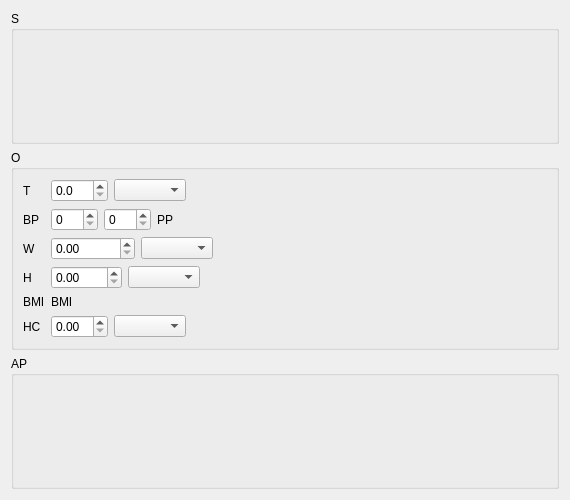
<?xml version="1.0" encoding="UTF-8"?>
<ui version="4.0">
 <class>BaseWidgets::Internal::BaseFormWidget</class>
 <widget class="QWidget" name="BaseWidgets::Internal::BaseFormWidget">
  <property name="geometry">
   <rect>
    <x>0</x>
    <y>0</y>
    <width>570</width>
    <height>500</height>
   </rect>
  </property>
  <property name="windowTitle">
   <string/>
  </property>
  <layout class="QGridLayout" name="gridLayout_4">
   <item row="0" column="0">
    <widget class="QGroupBox" name="subjectiveGroup">
     <property name="title">
      <string>S</string>
     </property>
     <layout class="QGridLayout" name="gridLayout_2">
      <item row="0" column="0">
       <layout class="QVBoxLayout" name="subjectiveLayout"/>
      </item>
     </layout>
    </widget>
   </item>
   <item row="1" column="0">
    <widget class="QGroupBox" name="objectiveGroup">
     <property name="title">
      <string>O</string>
     </property>
     <layout class="QGridLayout" name="gridLayout_1">
      <item row="0" column="0">
       <layout class="QFormLayout" name="formLayout">
        <property name="fieldGrowthPolicy">
         <enum>QFormLayout::FieldsStayAtSizeHint</enum>
        </property>
        <item row="1" column="0">
         <widget class="QLabel" name="bloodPressureLabel">
          <property name="text">
           <string>BP</string>
          </property>
         </widget>
        </item>
        <item row="1" column="1">
         <layout class="QHBoxLayout" name="horizontalLayout">
          <item>
           <widget class="QSpinBox" name="bloodPressureSystolicValue">
            <property name="maximum">
             <number>300</number>
            </property>
            <property name="singleStep">
             <number>10</number>
            </property>
           </widget>
          </item>
          <item>
           <widget class="QSpinBox" name="bloodPressureDiastolicValue">
            <property name="maximum">
             <number>300</number>
            </property>
            <property name="singleStep">
             <number>10</number>
            </property>
           </widget>
          </item>
          <item>
           <widget class="QLabel" name="bloodPressurePulseValue">
            <property name="text">
             <string>PP</string>
            </property>
           </widget>
          </item>
         </layout>
        </item>
        <item row="2" column="0">
         <widget class="QLabel" name="weightLabel">
          <property name="text">
           <string>W</string>
          </property>
         </widget>
        </item>
        <item row="2" column="1">
         <layout class="QHBoxLayout" name="horizontalLayout_3">
          <item>
           <widget class="QDoubleSpinBox" name="weightValue">
            <property name="maximum">
             <double>1000000.000000000000000</double>
            </property>
           </widget>
          </item>
          <item>
           <widget class="QComboBox" name="weightUnit"/>
          </item>
         </layout>
        </item>
        <item row="3" column="0">
         <widget class="QLabel" name="heightLabel">
          <property name="text">
           <string>H</string>
          </property>
         </widget>
        </item>
        <item row="3" column="1">
         <layout class="QHBoxLayout" name="horizontalLayout_4">
          <item>
           <widget class="QDoubleSpinBox" name="heightValue">
            <property name="maximum">
             <double>1000.000000000000000</double>
            </property>
           </widget>
          </item>
          <item>
           <widget class="QComboBox" name="heightUnit"/>
          </item>
         </layout>
        </item>
        <item row="4" column="0">
         <widget class="QLabel" name="bmiLabel">
          <property name="text">
           <string>BMI</string>
          </property>
         </widget>
        </item>
        <item row="4" column="1">
         <widget class="QLabel" name="bmiValue">
          <property name="text">
           <string>BMI</string>
          </property>
         </widget>
        </item>
        <item row="5" column="0">
         <widget class="QLabel" name="headCircumferenceLabel">
          <property name="text">
           <string>HC</string>
          </property>
         </widget>
        </item>
        <item row="5" column="1">
         <layout class="QHBoxLayout" name="horizontalLayout_5">
          <item>
           <widget class="QDoubleSpinBox" name="headCircumferenceValue"/>
          </item>
          <item>
           <widget class="QComboBox" name="headCircumferenceUnit"/>
          </item>
         </layout>
        </item>
        <item row="0" column="0">
         <widget class="QLabel" name="temperatureLabel">
          <property name="text">
           <string>T</string>
          </property>
         </widget>
        </item>
        <item row="0" column="1">
         <layout class="QHBoxLayout" name="horizontalLayout_6">
          <item>
           <widget class="QDoubleSpinBox" name="temperatureValue">
            <property name="decimals">
             <number>1</number>
            </property>
            <property name="maximum">
             <double>150.000000000000000</double>
            </property>
           </widget>
          </item>
          <item>
           <widget class="QComboBox" name="temperatureUnit"/>
          </item>
         </layout>
        </item>
       </layout>
      </item>
      <item row="0" column="1">
       <layout class="QVBoxLayout" name="objectiveLayout"/>
      </item>
     </layout>
    </widget>
   </item>
   <item row="2" column="0">
    <widget class="QGroupBox" name="assessmentPlanGroup">
     <property name="title">
      <string>AP</string>
     </property>
     <layout class="QGridLayout" name="gridLayout_3">
      <item row="0" column="0">
       <layout class="QHBoxLayout" name="assessmentLayout"/>
      </item>
      <item row="0" column="1">
       <layout class="QHBoxLayout" name="planLayout"/>
      </item>
     </layout>
    </widget>
   </item>
  </layout>
 </widget>
 <resources/>
 <connections/>
</ui>
